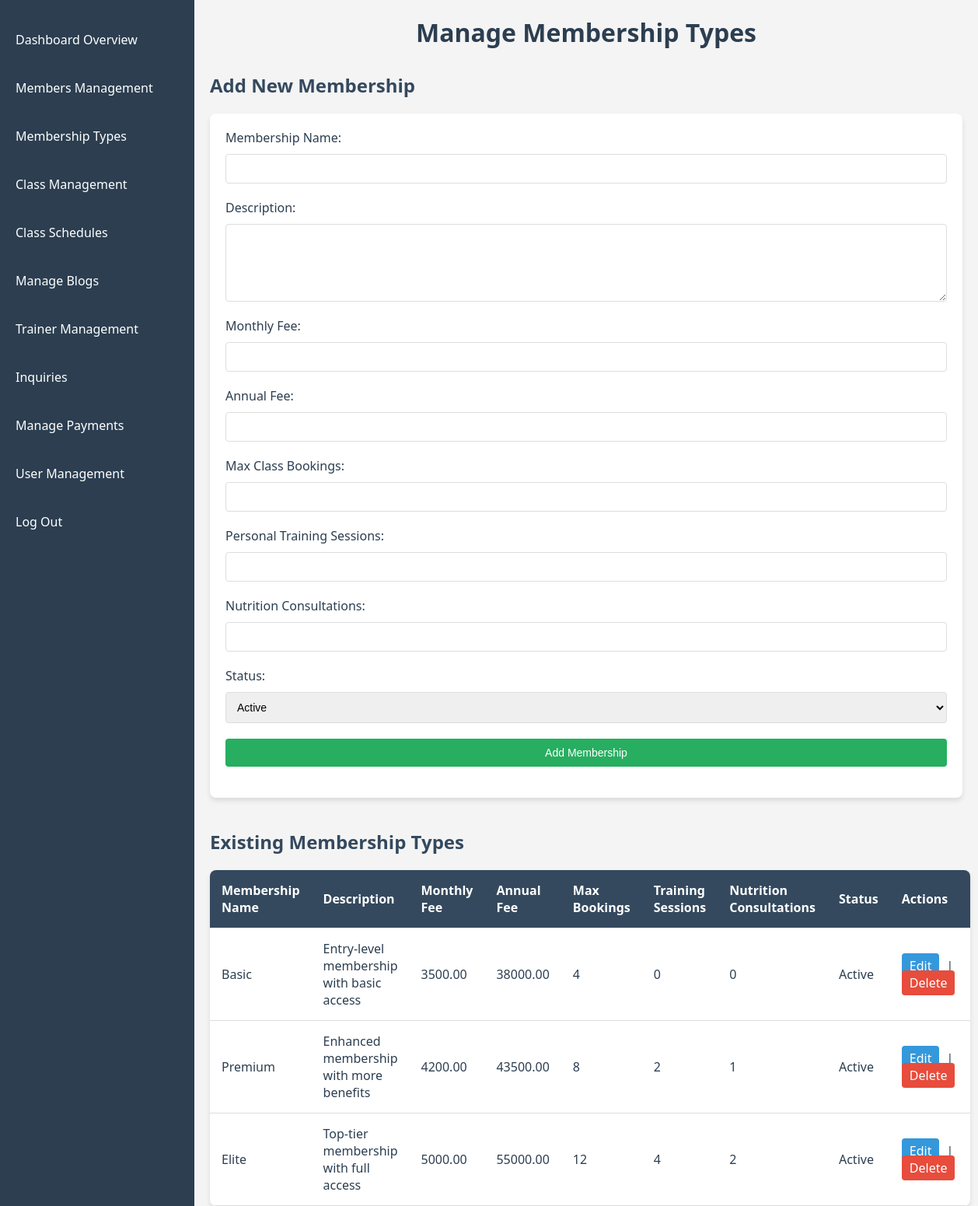
The page /Admin/membership_management.php (signed in) on the database its author committed.
### tables this page shows
CREATE TABLE IF NOT EXISTS `membershiptypes` (
  `membership_id` int(11) NOT NULL AUTO_INCREMENT,
  `membership_name` varchar(100) NOT NULL,
  `description` text,
  `monthly_fee` decimal(10,2) NOT NULL,
  `annual_fee` decimal(10,2) NOT NULL,
  `max_class_bookings` int(11) DEFAULT NULL,
  `personal_training_sessions` int(11) DEFAULT NULL,
  `nutrition_consultations` int(11) DEFAULT NULL,
  `status` enum('Active','Inactive') DEFAULT 'Active',
  PRIMARY KEY (`membership_id`)
);

### Admin/membership_management.php (the view, shortened to what this page needs)
<?php
require 'db.php';
$sql = "SELECT * FROM MembershipTypes";
$result = $conn->query($sql);
$membership_to_edit = null;
?>
<div class="main-content">
    <?php include('sidebar.php'); ?>
    <h1>Manage Membership Types</h1>
    <div class="add-membership">
        <h2><?= $membership_to_edit ? "Edit Membership" : "Add New Membership" ?></h2>
        <form action="membership_management.php" method="POST">
            <label for="membership_name">Membership Name:</label>
            <input type="text" name="membership_name" id="membership_name" value="<?= $membership_to_edit ? $membership_to_edit['membership_name'] : '' ?>" required>
            <label for="description">Description:</label>
            <textarea name="description" id="description" required><?= $membership_to_edit ? $membership_to_edit['description'] : '' ?></textarea>
            <label for="monthly_fee">Monthly Fee:</label>
            <input type="number" name="monthly_fee" id="monthly_fee" step="0.01" value="<?= $membership_to_edit ? $membership_to_edit['monthly_fee'] : '' ?>" required>
            <label for="annual_fee">Annual Fee:</label>
            <input type="number" name="annual_fee" id="annual_fee" step="0.01" value="<?= $membership_to_edit ? $membership_to_edit['annual_fee'] : '' ?>" required>
            <label for="max_class_bookings">Max Class Bookings:</label>
            <input type="number" name="max_class_bookings" id="max_class_bookings" value="<?= $membership_to_edit ? $membership_to_edit['max_class_bookings'] : '' ?>">
            <label for="personal_training_sessions">Personal Training Sessions:</label>
            <input type="number" name="personal_training_sessions" id="personal_training_sessions" value="<?= $membership_to_edit ? $membership_to_edit['personal_training_sessions'] : '' ?>">
            <label for="nutrition_consultations">Nutrition Consultations:</label>
            <input type="number" name="nutrition_consultations" id="nutrition_consultations" value="<?= $membership_to_edit ? $membership_to_edit['nutrition_consultations'] : '' ?>">
            <label for="status">Status:</label>
            <select name="status" id="status">
                <option value="Active" <?= $membership_to_edit && $membership_to_edit['status'] === 'Active' ? 'selected' : '' ?>>Active</option>
            </select>
            <button type="submit"><?= $membership_to_edit ? "Update Membership" : "Add Membership" ?></button>
        </form>
    </div>
    <div class="membership-list">
        <h2>Existing Membership Types</h2>
        <table>
            <thead>
                <tr>
                    <th>Membership Name</th>
                    <th>Description</th>
                    <th>Monthly Fee</th>
                    <th>Annual Fee</th>
                    <th>Max Bookings</th>
                    <th>Training Sessions</th>
                    <th>Nutrition Consultations</th>
                    <th>Status</th>
                    <th>Actions</th>
                </tr>
            </thead>
            <tbody>
                <?php while ($row = $result->fetch_assoc()) { ?>
                    <tr>
                        <td><?= $row['membership_name'] ?></td>
                        <td><?= $row['description'] ?></td>
                        <td><?= $row['monthly_fee'] ?></td>
                        <td><?= $row['annual_fee'] ?></td>
                        <td><?= $row['max_class_bookings'] ?></td>
                        <td><?= $row['personal_training_sessions'] ?></td>
                        <td><?= $row['nutrition_consultations'] ?></td>
                        <td><?= $row['status'] ?></td>
                        <td>
                            <a class="edit" href="membership_management.php?edit=<?= $row['membership_id'] ?>">Edit</a> |
                            <a class="delete" href="membership_management.php?delete=<?= $row['membership_id'] ?>" onclick="return confirm('Are you sure you want to delete this membership?')">Delete</a>
                        </td>
                    </tr>
                <?php } ?>
            </tbody>
        </table>
    </div>
</div>

### Admin/membership_management.php (style rules this page uses)
* { margin: 0; padding: 0; box-sizing: border-box; }
.main-content { margin-left: 250px; padding: 20px; width: calc(100% - 250px); }
.main-content h1 { text-align: center; color: #2c3e50; margin-bottom: 30px; }
.add-membership, .membership-list { margin-bottom: 40px; }
.add-membership h2, .membership-list h2 { color: #34495e; margin-bottom: 20px; }
form { background-color: #ffffff; padding: 20px; border-radius: 8px; box-shadow: 0 4px 6px rgba(0, 0, 0, 0.1); }
form label { display: block; margin-bottom: 10px; color: #2c3e50; }
form input, form textarea, form select, form button { width: 100%; padding: 10px; margin-bottom: 20px; border: 1px solid #ddd; border-radius: 4px; font-size: 14px; }
form textarea { height: 100px; }
form button { background-color: #27ae60; color: white; border: none; cursor: pointer; transition: background-color 0.3s ease; }
table { width: 100%; border-collapse: collapse; background-color: #ffffff; box-shadow: 0 4px 6px rgba(0, 0, 0, 0.1); border-radius: 8px; overflow: hidden; margin-bottom: 20px; }
table thead { background-color: #34495e; color: white; }
table th, table td { padding: 15px; text-align: left; border-bottom: 1px solid #ddd; }
table th { font-weight: bold; }
table td { color: #2c3e50; }
.membership-list a { text-decoration: none; padding: 5px 10px; margin-right: 5px; border-radius: 4px; color: white; transition: background-color 0.3s ease; }
.membership-list a.edit { background-color: #3498db; }
.membership-list a.delete { background-color: #e74c3c; }

### rows shown on the page
membershiptypes: membership_name "Basic", description "Entry-level membership with basic access", monthly_fee "3500.00", annual_fee "38000.00", max_class_bookings "4", personal_training_sessions "0", nutrition_consultations "0", status "Active"
membershiptypes: membership_name "Premium", description "Enhanced membership with more benefits", monthly_fee "4200.00", annual_fee "43500.00", max_class_bookings "8", personal_training_sessions "2", nutrition_consultations "1", status "Active"
membershiptypes: membership_name "Elite", description "Top-tier membership with full access", monthly_fee "5000.00", annual_fee "55000.00", max_class_bookings "12", personal_training_sessions "4", nutrition_consultations "2", status "Active"

### other values the page prints
$label "Dashboard Overview"
$label "Members Management"
$label "Membership Types"
$label "Class Management"
$label "Class Schedules"
$label "Manage Blogs"
$label "Trainer Management"
$label "Inquiries"
$label "Manage Payments"
$label "User Management"
$label "Log Out"
